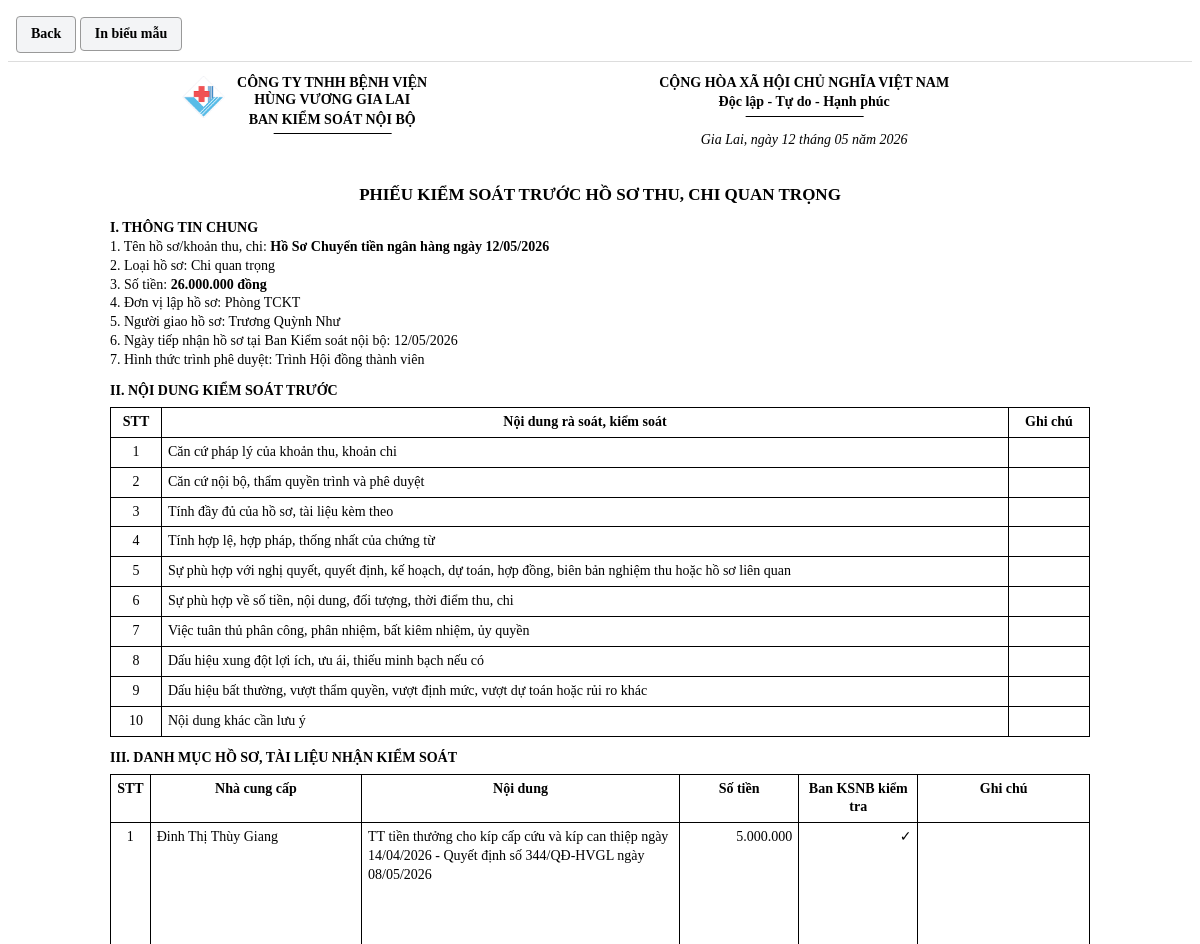
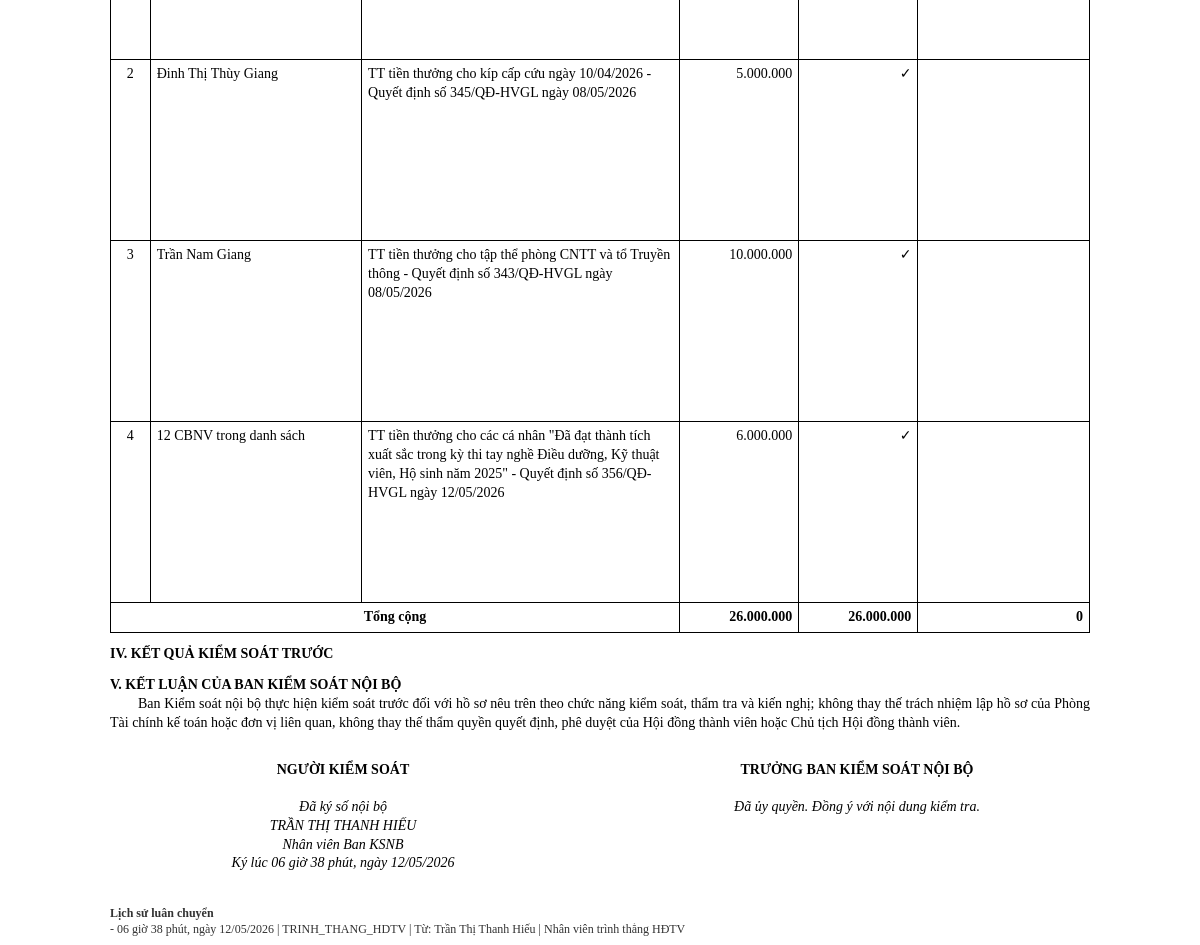
The app's page /vouchers/8/print (signed in) with its own data (2 pictures, top to bottom).
### tables this page shows
CREATE TABLE vouchers (
                id INTEGER PRIMARY KEY AUTOINCREMENT,
                code TEXT UNIQUE,
                title TEXT NOT NULL,
                hồ_so_type TEXT NOT NULL,
                total_amount REAL DEFAULT 0,
                submitting_unit TEXT,
                sender_name TEXT,
                received_at TEXT,
                approval_target TEXT,
                route_mode TEXT NOT NULL,
                status TEXT NOT NULL DEFAULT 'DRAFT',
                section_iv_result TEXT,
                section_iv_note TEXT,
                section_v_text TEXT,
                section_vi_text TEXT,
                created_by INTEGER NOT NULL,
                current_handler INTEGER,
                created_at TEXT NOT NULL DEFAULT CURRENT_TIMESTAMP,
                updated_at TEXT NOT NULL DEFAULT CURRENT_TIMESTAMP,
                submitted_at TEXT,
                submitted_to_board_at TEXT,
                board_saved_at TEXT,
                FOREIGN KEY(created_by) REFERENCES users(id),
                FOREIGN KEY(current_handler) REFERENCES users(id)
            );

CREATE TABLE voucher_review_items (
                id INTEGER PRIMARY KEY AUTOINCREMENT,
                voucher_id INTEGER NOT NULL,
                item_order INTEGER NOT NULL,
                content TEXT NOT NULL,
                note TEXT,
                FOREIGN KEY(voucher_id) REFERENCES vouchers(id) ON DELETE CASCADE
            );

CREATE TABLE voucher_documents (
                id INTEGER PRIMARY KEY AUTOINCREMENT,
                voucher_id INTEGER NOT NULL,
                source_type TEXT NOT NULL,
                supplier TEXT,
                content TEXT,
                document_amount REAL DEFAULT 0,
                ksnb_check_type TEXT NOT NULL DEFAULT 'MATCH',
                ksnb_checked_amount REAL,
                ksnb_note TEXT,
                row_order INTEGER NOT NULL, payment_transfer INTEGER NOT NULL DEFAULT 0, payment_cash INTEGER NOT NULL DEFAULT 0, supplier_code TEXT,
                FOREIGN KEY(voucher_id) REFERENCES vouchers(id) ON DELETE CASCADE
            );

CREATE TABLE voucher_signatures (
                id INTEGER PRIMARY KEY AUTOINCREMENT,
                voucher_id INTEGER NOT NULL,
                signer_id INTEGER,
                signer_name TEXT NOT NULL,
                signer_role TEXT NOT NULL,
                signature_text TEXT NOT NULL,
                signed_at TEXT NOT NULL DEFAULT CURRENT_TIMESTAMP,
                hash_value TEXT,
                FOREIGN KEY(voucher_id) REFERENCES vouchers(id) ON DELETE CASCADE,
                FOREIGN KEY(signer_id) REFERENCES users(id)
            );

CREATE TABLE voucher_routes (
                id INTEGER PRIMARY KEY AUTOINCREMENT,
                voucher_id INTEGER NOT NULL,
                action TEXT NOT NULL,
                from_user_id INTEGER,
                to_user_id INTEGER,
                note TEXT,
                created_at TEXT NOT NULL DEFAULT CURRENT_TIMESTAMP,
                FOREIGN KEY(voucher_id) REFERENCES vouchers(id) ON DELETE CASCADE,
                FOREIGN KEY(from_user_id) REFERENCES users(id),
                FOREIGN KEY(to_user_id) REFERENCES users(id)
            );

### app/models.py (models this page shows)
class Users(Base):
    __tablename__ = "users"
    id = Column(Integer, primary_key=True)
    username = Column(String, unique=True, nullable=False, index=True)
    full_name = Column(String, nullable=False)
    password_hash = Column(String, nullable=False)
    unit_code = Column(String, nullable=False, default="THANH_VIEN_TRUNG_TAP")
    role_code = Column(String, nullable=False, default="THANH_VIEN_TRUNG_TAP")
    position_title = Column(String, nullable=False, default="Thành viên trưng tập")
    is_active = Column(Integer, nullable=False, default=1)
    created_at = Column(String, nullable=False)
    status = column_property(
        case(
            (is_active == 1, "ACTIVE"),
            else_="LOCKED",
        )
    )

### app/routers/vouchers.py (the view)
@router.get("/{voucher_id}/print")
def voucher_print(request: Request, voucher_id: int):
    denied = require_login(request)
    if denied:
        return denied
    user = request.state.user
    data = print_context(request, voucher_id)
    voucher = data["voucher"]
    if user.get("role_code") == ROLE_ADMIN:
        mark_admin_voucher_seen(voucher_id, user)
    if user.get("role_code") in BOARD_ROLES and user.get("role_code") != "TONG_GIAM_DOC" and voucher["status"] == "SUBMITTED_TO_BOARD":
        with get_conn() as conn:
            current_voucher = conn.execute(
                "SELECT status, current_handler FROM vouchers WHERE id = ?",
                (voucher_id,),
            ).fetchone()
            if current_voucher and current_voucher["status"] == "SUBMITTED_TO_BOARD" and current_voucher["current_handler"] == user["id"]:
                now_vn = vn_now_text()
                conn.execute(
                    "UPDATE vouchers SET status = 'BOARD_VIEWED' WHERE id = ?",
                    (voucher_id,),
                )
                conn.execute(
                    """
                    INSERT INTO voucher_routes(voucher_id, action, from_user_id, note, created_at)
                    VALUES (?, 'HDTV_XEM_PHIEU', ?, ?, ?)
                    """,
                    (voucher_id, user["id"], "HĐTV đã mở xem Phiếu kiểm soát.", now_vn),
                )
                conn.commit()
                data = print_context(request, voucher_id)
    return templates.TemplateResponse("voucher_print.html", data)

### app/templates/voucher_print.html (shortened to what this page needs)
<!doctype html>
<html lang="vi">
<head>
</head>
<body>
<div class="toolbar">
  {% if user.role_code in ['TONG_GIAM_DOC','PHO_TGD_THUONG_TRUC','PHO_TONG_GIAM_DOC'] %}
  <a href="/revenue-control">Back</a>
  {% else %}
  <a href="/vouchers/{{ voucher.id }}">Back</a>
  {% endif %}
  <button onclick="window.print()">In biểu mẫu</button>
</div>
<div class="sheet">
  <div class="header">
    <div class="head-block left-head">
      <img class="logo" src="/static/images/logo.png" alt="Logo">
      <div class="left-text">
        <div class="company-name">CÔNG TY TNHH BỆNH VIỆN<br>HÙNG VƯƠNG GIA LAI</div>
        <div class="unit-name">BAN KIỂM SOÁT NỘI BỘ</div>
        <div class="head-underline"></div>
      </div>
    </div>
    <div class="head-block right-head">
      <div class="national-name">CỘNG HÒA XÃ HỘI CHỦ NGHĨA VIỆT NAM</div>
      <div class="motto">Độc lập - Tự do - Hạnh phúc</div>
      <div class="head-underline"></div>
      <div class="date-line">{{ format_vn_date_line(voucher.created_at) }}</div>
    </div>
  </div>
  <div class="title">Phiếu kiểm soát trước hồ sơ thu, chi quan trọng</div>
  <div class="section-title">I. Thông tin chung</div>
  <div>1. Tên hồ sơ/khoản thu, chi: <b>{{ voucher.title }}</b></div>
  <div>2. Loại hồ sơ: {{ 'Thu quan trọng' if voucher['hồ_so_type'] == 'THU' else 'Chi quan trọng' }}</div>
  <div>3. Số tiền: <b>{{ '{:,.0f}'.format(doc_total if docs else (voucher.total_amount or 0)).replace(',', '.') }} đồng</b></div>
  <div>4. Đơn vị lập hồ sơ: {{ voucher.submitting_unit or '' }}</div>
  <div>5. Người giao hồ sơ: {{ voucher.sender_name or '' }}</div>
  <div>6. Ngày tiếp nhận hồ sơ tại Ban Kiểm soát nội bộ: {{ format_vn_datetime(voucher.received_at) }}</div>
  <div>7. Hình thức trình phê duyệt: {{ voucher.approval_target or '' }}</div>
  <div class="section-title">II. Nội dung kiểm soát trước</div>
  <table>
    <thead><tr><th class="stt">STT</th><th>Nội dung rà soát, kiểm soát</th><th>Ghi chú</th></tr></thead>
    <tbody>
      {% for item in review_items %}
      <tr><td class="stt">{{ loop.index }}</td><td>{{ item.content }}</td><td>{{ item.note or '' }}</td></tr>
      {% endfor %}
    </tbody>
  </table>
  <div class="section-title">
    {% if voucher.code and voucher.code.startswith('TM-KSNB') %}
      III. Bảng đối chiếu thu, chi tiền mặt
    {% else %}
      III. Danh mục hồ sơ, tài liệu nhận kiểm soát
    {% endif %}
  </div>
  <table class="voucher-doc-table">
    <colgroup>
      <col style="width:5%;">
      <col style="width:15%;">
      <col style="width:40%;">
      <col style="width:15%;">
      <col style="width:15%;">
      <col style="width:10%;">
    </colgroup>
    <thead>
      <tr>
        <th class="stt">STT</th>
        <th class="supplier-col">Nhà cung cấp</th>
        <th class="content-col">Nội dung</th>
        <th class="document-amount-col">Số tiền</th>
        <th class="ksnb-check-col">Ban KSNB kiểm tra</th>
        <th class="note-col">Ghi chú</th>
      </tr>
    </thead>
    <tbody>
      {% for d in docs %}
      <tr>
        <td class="stt">{{ loop.index }}</td>
        <td class="supplier-col">{{ d.supplier or '' }}</td>
        <td class="content-col">{{ d.content or '' }}</td>
        <td class="num document-amount-col">{{ '{:,.0f}'.format(d.document_amount or 0).replace(',', '.') }}</td>
        <td class="num ksnb-check-col {% if d.ksnb_check_type in ['DIFFERENT', 'REJECTED'] %}warning-cell{% endif %}">
          {% if d.ksnb_check_type == 'MATCH' %}
          ✓
          {% elif d.ksnb_check_type == 'REJECTED' %}
          0
          {% else %}
          {{ '{:,.0f}'.format(d.ksnb_checked_amount or 0).replace(',', '.') }}
          {% endif %}
        </td>
        <td class="note-col text-box {% if d.ksnb_check_type in ['DIFFERENT', 'REJECTED'] %}warning-cell{% endif %}">
        </td>
      </tr>
      {% else %}
      <tr><td colspan="6" class="center">Chưa có dữ liệu Mục III.</td></tr>
      {% endfor %}
      {% if docs %}
      <tr class="total-row">
        <td colspan="3" class="center">Tổng cộng</td>
        <td class="num document-amount-col">{{ '{:,.0f}'.format(doc_total or 0).replace(',', '.') }}</td>
        <td class="num ksnb-check-col">{{ '{:,.0f}'.format(ksnb_total or 0).replace(',', '.') }}</td>
        <td class="num note-col">
          {{ '{:,.0f}'.format((doc_total or 0) - (ksnb_total or 0)).replace(',', '.') }}
        </td>
      </tr>
      {% endif %}
    </tbody>
  </table>
  <div class="section-title">IV. Kết quả kiểm soát trước</div>
  <div class="section-title">{{ conclusion_roman }}. Kết luận của Ban Kiểm soát nội bộ</div>
  <div class="indent">{{ conclusion_text }}</div>
  <div class="sign-grid">
    <div class="sign-cell">
      <div class="sign-title">Người kiểm soát</div>
      {% for s in signatures %}
        {% if s.signer_role == 'NGUOI_KIEM_SOAT' %}
          {% if s.signature_text and s.signature_text.startswith('Không ký số') %}
          <div class="sign-blank"></div>
          <div>{{ s.signer_name }}</div>
          {% else %}
          <div class="sign-content">{{ s.signature_text }}<br>Ký lúc {{ s.signed_at_vn_text or s.signed_at }}</div>
          {% endif %}
        {% endif %}
      {% endfor %}
    </div>
    <div class="sign-cell">
      <div class="sign-title">Trưởng ban Kiểm soát nội bộ</div>
      {% for s in signatures %}
        {% if s.signer_role == 'TRUONG_BAN' %}
          {% if s.signature_text and s.signature_text.startswith('Không ký số') %}
          <div class="sign-blank"></div>
          <div>{{ s.signer_name }}</div>
          {% elif voucher.route_mode == 'DIRECT_BOARD' %}
          <div class="sign-content">{{ delegation_text }}</div>
          {% else %}
          <div class="sign-content">{{ s.signature_text }}<br>Ký lúc {{ s.signed_at_vn_text or s.signed_at }}</div>
          {% endif %}
        {% endif %}
      {% endfor %}
    </div>
  </div>
  <div class="route-history">
    <b>Lịch sử luân chuyển</b><br>
    {% for r in routes %}
    <div>- {{ r.created_at_vn_text or r.created_at }} | {{ r.action }}{% if r.from_name %} | Từ: {{ r.from_name }}{% endif %}{% if r.to_name %} | Đến: {{ r.to_name }}{% endif %}{% if r.note %} | {{ r.note }}{% endif %}</div>
    {% else %}
    <span>Chưa có luân chuyển.</span>
    {% endfor %}
  </div>
</div>
</body>
</html>

### app/templates/voucher_print.html (style rules this page uses)
body { font-family: "Times New Roman", serif; color:#000; font-size:14px; line-height:1.35; }
.toolbar { position:sticky; top:0; background:#fff; padding:8px; border-bottom:1px solid #ddd; margin-bottom:12px; }
.toolbar button, .toolbar a { display:inline-block; padding:8px 14px; font-weight:bold; font-family:inherit; font-size:14px; color:#000; background:#f3f4f6; border:1px solid #999; border-radius:4px; text-decoration:none; cursor:pointer; }
.sheet { max-width: 980px; margin:0 auto; }
.header { display:grid; grid-template-columns: 1fr 1fr; gap:18px; align-items:start; margin-bottom:12px; transform:translateX(-12mm); }
.head-block { min-height:92px; }
.left-head { display:flex; align-items:flex-start; justify-content:center; gap:8px; padding-top:0; }
.left-text { text-align:center; }
.right-head { text-align:center; padding-top:0; }
.logo { width:46px; height:46px; object-fit:contain; flex:0 0 46px; margin-top:0; opacity:.78; }
.center { text-align:center; }
.company-name { font-weight:bold; text-transform:uppercase; line-height:1.25; }
.unit-name { font-weight:bold; text-transform:uppercase; line-height:1.25; margin-top:2px; }
.national-name { font-weight:bold; text-transform:uppercase; line-height:1.25; }
.motto { font-weight:bold; line-height:1.25; margin-top:2px; }
.head-underline { width:118px; border-bottom:1.5px solid #000; margin:5px auto 0 auto; }
.date-line { margin-top:14px; font-style:italic; }
.title { text-align:center; font-weight:bold; font-size:17px; text-transform:uppercase; margin:18px 0 12px; }
.section-title { font-weight:bold; text-transform:uppercase; margin-top:12px; }
.indent { text-indent:28px; text-align:justify; }
table { width:100%; border-collapse:collapse; margin-top:6px; }
th, td { border:1px solid #000; padding:5px 6px; vertical-align:top; }
.num { text-align:right; white-space:nowrap; }
.voucher-doc-table { table-layout:fixed; width:100%; }
.voucher-doc-table .stt { width:5%; }
.voucher-doc-table .supplier-col { width:25%; }
.voucher-doc-table .content-col { width:20%; }
.voucher-doc-table .document-amount-col { width:15%; }
.voucher-doc-table .ksnb-check-col { width:15%; }
.voucher-doc-table .note-col { width:20%; }
.stt { text-align:center; width:38px; }
.total-row td { font-weight:bold; }
.text-box { white-space:pre-wrap; text-align:justify; word-break:break-word; }
.sign-grid { display:grid; grid-template-columns:1fr 1fr; gap:48px; margin-top:28px; }
.sign-cell { text-align:center; min-height:120px; }
.sign-title { font-weight:bold; text-transform:uppercase; }
.sign-content { margin-top:18px; white-space:pre-line; font-style:italic; }
.route-history { margin-top:24px; font-size:12px; color:#333; }

### records on screen
vouchers: created_at "Gia Lai, ngày 12 tháng 05 năm 2026", title "Hồ Sơ Chuyển tiền ngân hàng ngày 12/05/2026", hồ_so_type "Chi quan trọng", submitting_unit "Phòng TCKT", sender_name "Trương Quỳnh Như", received_at "12/05/2026", approval_target "Trình Hội đồng thành viên"
voucher_review_items: content "Căn cứ pháp lý của khoản thu, khoản chi"
voucher_review_items: content "Căn cứ nội bộ, thẩm quyền trình và phê duyệt"
voucher_review_items: content "Tính đầy đủ của hồ sơ, tài liệu kèm theo"
voucher_review_items: content "Tính hợp lệ, hợp pháp, thống nhất của chứng từ"
voucher_review_items: content "Sự phù hợp với nghị quyết, quyết định, kế hoạch, dự toán, hợp đồng, biên bản nghiệm thu hoặc hồ sơ liên quan"
voucher_review_items: content "Sự phù hợp về số tiền, nội dung, đối tượng, thời điểm thu, chi"
voucher_review_items: content "Việc tuân thủ phân công, phân nhiệm, bất kiêm nhiệm, ủy quyền"
voucher_review_items: content "Dấu hiệu xung đột lợi ích, ưu ái, thiếu minh bạch nếu có"
voucher_review_items: content "Dấu hiệu bất thường, vượt thẩm quyền, vượt định mức, vượt dự toán hoặc rủi ro khác"
voucher_review_items: content "Nội dung khác cần lưu ý"
voucher_documents: supplier "Đinh Thị Thùy Giang", content "TT tiền thưởng cho kíp cấp cứu và kíp can thiệp ngày 14/04/2026 - Quyết định số 344/QĐ-HVGL ngày 08/05/2026", document_amount "5.000.000"
voucher_documents: supplier "Đinh Thị Thùy Giang", content "TT tiền thưởng cho kíp cấp cứu ngày 10/04/2026 - Quyết định số 345/QĐ-HVGL ngày 08/05/2026", document_amount "5.000.000"
voucher_documents: supplier "Trần Nam Giang", content "TT tiền thưởng cho tập thể phòng CNTT và tổ Truyền thông - Quyết định số 343/QĐ-HVGL ngày 08/05/2026", document_amount "10.000.000"
voucher_documents: supplier "12 CBNV trong danh sách", content "TT tiền thưởng cho các cá nhân \"Đã đạt thành tích xuất sắc trong kỳ thi tay nghề Điều dưỡng, Kỹ thuật viên, Hộ sinh năm 2025\" - Quyết định số 356/QĐ-HVGL ngày 12/05/2026", document_amount "6.000.000"
voucher_signatures: signature_text "Đã ký số nội bộ TRẦN THỊ THANH HIẾU Nhân viên Ban KSNB", signed_at_vn_text "06 giờ 38 phút, ngày 12/05/2026"
voucher_signatures: signature_text "Đã ủy quyền. Đồng ý với nội dung kiểm tra."
voucher_routes: created_at_vn_text "06 giờ 38 phút, ngày 12/05/2026", action "TRINH_THANG_HDTV", from_name "Trần Thị Thanh Hiếu", note "Nhân viên trình thẳng HĐTV"

### other values on screen
{{ '{:,.0f}'.format(doc_total or 0).replace(',', '.') }} "26.000.000"
{{ '{:,.0f}'.format(ksnb_total or 0).replace(',', '.') }} "26.000.000"
{{ conclusion_roman }} "V"
